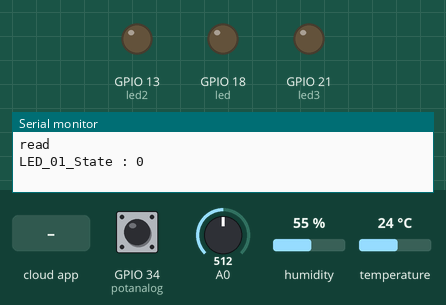
The sketch below on a simulated ESP8266 (NodeMCU). Parts: output pins drawn as LEDs (lit = HIGH), the last lines printed to the serial monitor. Inputs (shaded band) come from the test bench; at power-on: A0 = 512, GPIO 34 (potanalog) HIGH, humidity 55 %, temperature 24 °C. WiFi joins after 1.5 s; servers stay silent unless stated; the Firebase database answers and starts empty.

Above: at 3.8 s.
3.9 s: A0 set to 716
At 5.6 s:
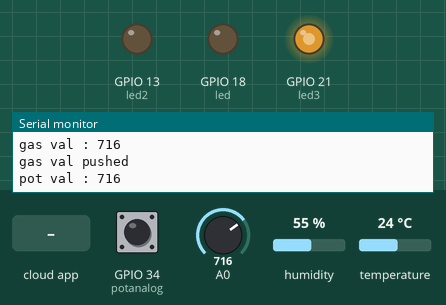
6.6 s: the phone or cloud app sets val to 1
At 8.1 s:
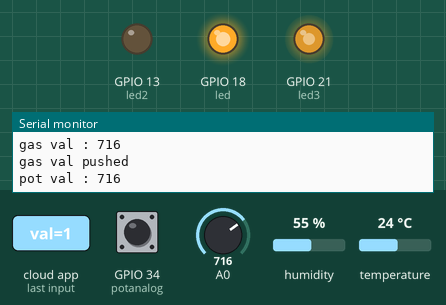
8.9 s: A0 set to 900
At 10.9 s:
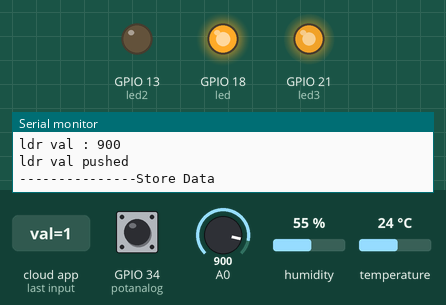
11.6 s: the phone or cloud app sets val to 0
At 13.5 s:
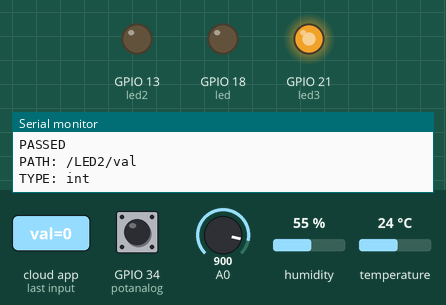
13.9 s: A0 set to 511
At 16.3 s:
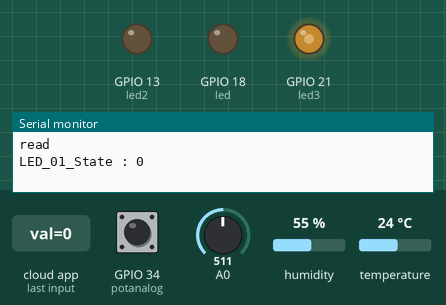
16.6 s: A0 set to 122
At 18.3 s:
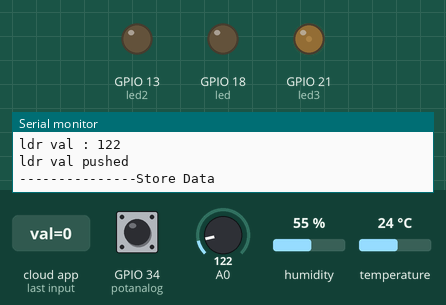
Timing chart, 0 to 19.8 s (numbered marks = the images above; inputs shaded):
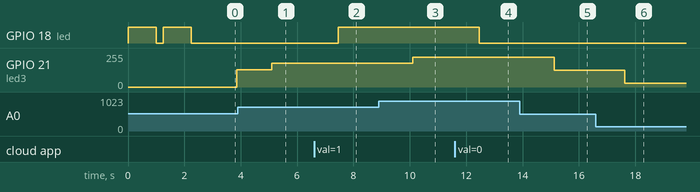

Measured:
- after the input at 3.9 s, GPIO 21 (led3): 128/255 → 178/255 after 1.2 s
- after the input at 6.6 s, GPIO 18 (led): LOW → HIGH after 0.86 s
- after the input at 8.9 s, GPIO 21 (led3): 178/255 → 224/255 after 1.2 s
- after the input at 11.6 s, GPIO 18 (led): HIGH → LOW after 0.86 s
- after the input at 13.9 s, GPIO 21 (led3): 224/255 → 127/255 after 1.2 s
- after the input at 16.6 s, GPIO 21 (led3): 127/255 → 30/255 after 1.0 s

The sketch:

WORKING1.ino
```cpp
#if defined(ESP32)
  #include <WiFi.h>
#elif defined(ESP8266)
  #include <ESP8266WiFi.h>
#endif
#include <Firebase_ESP_Client.h>
#include "DHT.h"
//========================================

//========================================
#define WIFI_SSID "Dave1"
#define WIFI_PASSWORD "dattadev"

#define API_KEY "AIzaSyCpKbfcAshYHxhqATYowO3U6C7DA1cS60Y"
#define DATABASE_URL "https://freemason2-3aaea-default-rtdb.firebaseio.com/"
//========================================

//========================================


#include "addons/RTDBHelper.h"
#include "addons/TokenHelper.h"


// Define Firebase Data object.
const int led = 18;
const int led2 = 13;
const int led3 = 21;
#define DHTPIN 35
#define DHTTYPE DHT11
#define gasanalog 32
#define ldranalog 25
#define potanalog 34
const int buttonPin = 4;
int potval = 0;
int ldrval = 0;
int gasval = 0;
int irsensor=34;
int ledval = 0;
int led2val = 0;
int buttonval=0;
const int FADE_DELAY = 10;

DHT dht11(DHTPIN, DHTTYPE);
//========================================

String fireStatus = "";                                                     // led status received from firebase
FirebaseData fbdo;
FirebaseAuth auth;
FirebaseConfig config;

//======================================== Millis variable to send/store data to firebase database.
unsigned long sendDataPrevMillis = 0;
const long sendDataIntervalMillis = 100; //--> Sends/stores data to firebase database every 10 seconds.
//========================================
bool signupOK = false;
float Temp_Val;
int Humd_Val;
int LED_01_State;

//________________________________________________________________________________ Get temperature and humidity values from the DHT11 sensor.
void read_DHT11() {
  Temp_Val = dht11.readTemperature();
  Humd_Val = dht11.readHumidity();

//---------------------------------------- Check if any reads failed.
  if (isnan(Temp_Val) || isnan(Humd_Val)) {
    Serial.println(F("Failed to read from DHT sensor!"));
    Temp_Val = 0.00;
    Humd_Val = 0;
  }
  //----------------------------------------

  Serial.println("---------------Read_DHT11");
  Serial.print(F("Humidity   : "));
  Serial.print(Humd_Val);
  Serial.println("%");
  Serial.print(F("Temperature: "));
  Serial.print(Temp_Val);
  Serial.println("°C");
  Serial.println("---------------");
}
//________________________________________________________________________________

//________________________________________________________________________________ Store data to firebase database.
void store_data_to_firebase_database() {
  Serial.println();
  Serial.println("---------------Store Data");
  // Write an Int number on the database path DHT11_Data/Temperature.
  if (Firebase.RTDB.setFloat(&fbdo, "Temperature/val", Temp_Val)) {
    Serial.println("PASSED");
    Serial.println("PATH: " + fbdo.dataPath());
    Serial.println("TYPE: " + fbdo.dataType());
  }
  else {
    Serial.println("FAILED");
    Serial.println("REASON: " + fbdo.errorReason());
  }

  // Write an Float number on the database path DHT11_Data/Humidity.
  if (Firebase.RTDB.setInt(&fbdo, "Humidity/val", Humd_Val)) {
    Serial.println("PASSED");
    Serial.println("PATH: " + fbdo.dataPath());
    Serial.println("TYPE: " + fbdo.dataType());
  }
  else {
    Serial.println("FAILED");
    Serial.println("REASON: " + fbdo.errorReason());
  }
    Serial.println("---------------");
}
//________________________________________________________________________________

//________________________________________________________________________________ Read data from firebase database.

//________________________________________________________________________________

//________________________________________________________________________________ VOID SETUP
void setup() {
  // put your setup code here, to run once:

  Serial.begin(115200);
  Serial.println();

  pinMode(buttonPin, INPUT);
  pinMode(led2, OUTPUT);
  pinMode(led, OUTPUT);
  pinMode(led3, OUTPUT);

  pinMode(irsensor,INPUT);
  //---------------------------------------- The process of connecting the WiFi on the ESP32 to the WiFi Router/Hotspot.
  WiFi.mode(WIFI_STA);
  WiFi.begin(WIFI_SSID, WIFI_PASSWORD);
  Serial.println("---------------Connection");
  Serial.print("Connecting to : ");
  Serial.println(WIFI_SSID);
  while (WiFi.status() != WL_CONNECTED){
    Serial.print(".");
    digitalWrite(led, HIGH);
    delay(1000);
    digitalWrite(led, LOW);
    delay(250);
  }
  digitalWrite(led, LOW);
  Serial.println();
  Serial.print("Successfully connected to : ");
  Serial.println(WIFI_SSID);
  //Serial.print("IP : ");
  //Serial.println(WiFi.localIP());
  Serial.println("---------------");
  //----------------------------------------

  // Assign the api key (required).
  config.api_key = API_KEY;

  // Assign the RTDB URL (required).
  config.database_url = DATABASE_URL;

  // Sign up.
  Serial.println();
  Serial.println("---------------Sign up");
  Serial.print("Sign up new user... ");
  if (Firebase.signUp(&config, &auth, "", "")){
    Serial.println("ok");
    signupOK = true;
  }
  else{
    Serial.printf("%s\n", config.signer.signupError.message.c_str());
  }
  Serial.println("---------------");

  // Assign the callback function for the long running token generation task.
  config.token_status_callback = tokenStatusCallback; //--> see addons/TokenHelper.h

  Firebase.begin(&config, &auth);
  Firebase.reconnectWiFi(true);
  dht11.begin();
  delay(100);
}
//________________________________________________________________________________

//________________________________________________________________________________ VOID LOOP
void loop() {
  if (Firebase.ready() && signupOK && (millis() - sendDataPrevMillis > sendDataIntervalMillis || sendDataPrevMillis == 0)){
    sendDataPrevMillis = millis();

    read_DHT11();

    //ir sensor loop................................................................
    int h = digitalRead(irsensor);
    Serial.print(F("ir sensor val   : "));
    Serial.println(h);
    if (h==0){
          if (Firebase.RTDB.setInt(&fbdo, "LED_Data/LED_01", 0)) {
                Serial.println("ir pushed led on");
           }
          else {
                Serial.println("FAILED to push ir");
            }
      }

   else{
          if (Firebase.RTDB.setInt(&fbdo, "LED_Data/LED_01", 1))
          {
                Serial.println("ir pushed led off");
            }
        else {
                Serial.println("FAILED to push ir");
              }
    }
   delay(20);
       //gas sensor loop................................................................

   gasval = analogRead(gasanalog);
   Serial.print(F("gas val : "));
   Serial.println(gasval);
      if (Firebase.RTDB.setInt(&fbdo, "gas/val", gasval))
      {
           Serial.println("gas val pushed");
      }
        else {
                Serial.println("FAILED to push gas");
     }
         //pot sensor loop................................................................

   potval = analogRead(potanalog);
   Serial.print(F("pot val : "));
   Serial.println(potval);
      if (Firebase.RTDB.setInt(&fbdo, "ldr/val", potval))
      {
           Serial.println("pot val pushed");
      }
        else {
                Serial.println("FAILED to push pot");
     }
         //ldr sensor loop................................................................

   ldrval = analogRead(ldranalog);
   Serial.print(F("ldr val : "));
   Serial.println(ldrval);
      if (Firebase.RTDB.setInt(&fbdo, "pot/val", ldrval))
      {
           Serial.println("ldr val pushed");
      }
        else {
                Serial.println("FAILED to push ldr");
     }
    store_data_to_firebase_database();
      Serial.println("-----------------------------------------------------------Get Data");
//  digitalWrite(led, HIGH);

  if (Firebase.RTDB.getInt(&fbdo, "/LED1/val")) {
         Serial.println("read");

String ledval = fbdo.stringData();

  int x = ledval.toInt();
  // Use x here

      digitalWrite(led, x);
      Serial.print("LED_01_State : ");
      Serial.println(ledval);
 //   }
  }
  if (Firebase.RTDB.getInt(&fbdo, "/LED2/val")) {
         Serial.println("read");
               //relay sensor loop................................................................

String ledval = fbdo.stringData();

  int y = ledval.toInt();
  // Use x here

      digitalWrite(led2, y);
      Serial.print("LED_02_State : ");
      Serial.println(led2val);
 //   }
  }
  int ledBrightness = map(ldrval, 0, 1023, 0, 255);
  analogWrite(led3, ledBrightness);
  delay(FADE_DELAY);
  }

}
```
